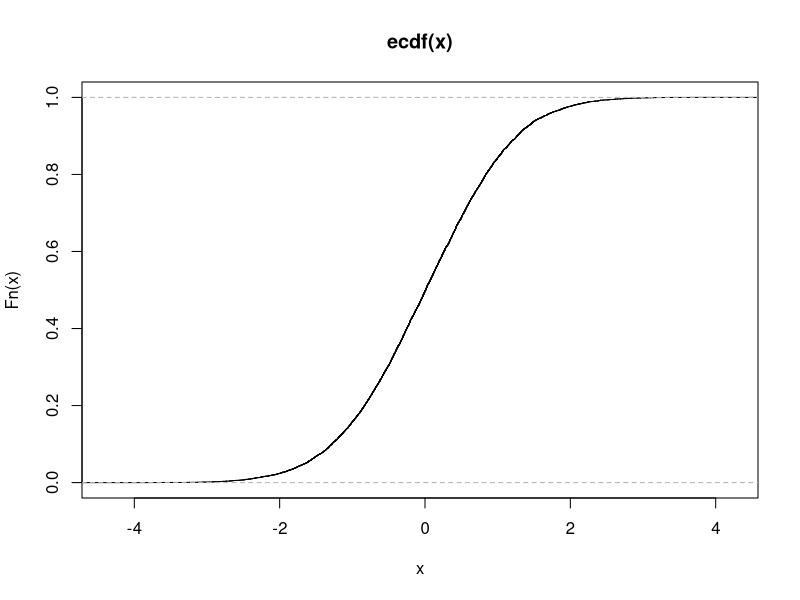
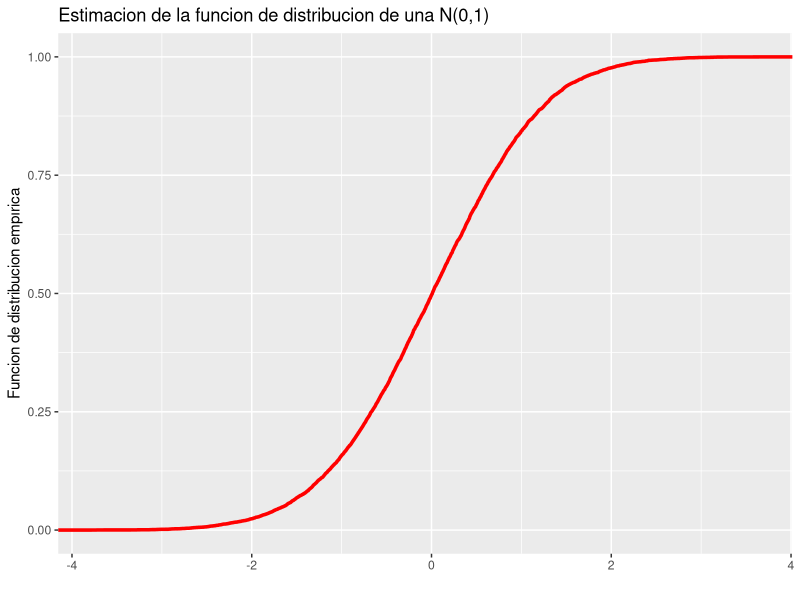
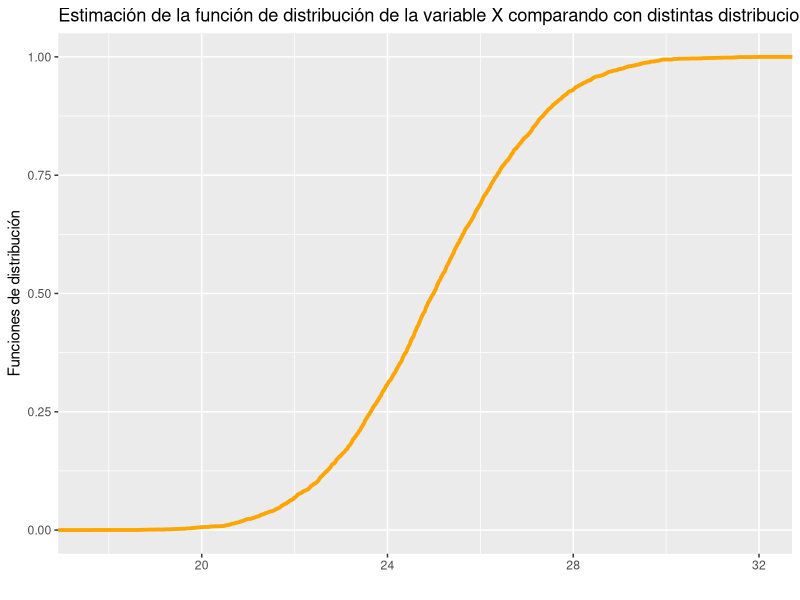
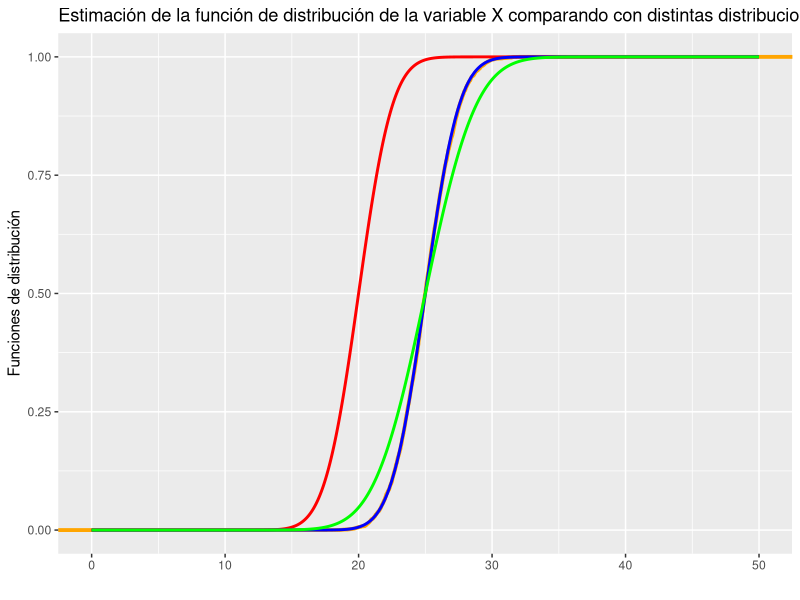

Write R code to recreate these figures, in order.
## ---- chunk 1
knitr::opts_chunk$set(echo = TRUE)
## ---- chunk 2
dnorm(0.3,0,1) 
## ---- chunk 3
pnorm(0.3,0,1) 
## ---- chunk 4
qnorm(0.25,0,1)
pnorm(qnorm(0.25,0,1),0,1)
## ---- chunk 5

dpois(10,6)
## ---- chunk 6
ppois(5,6)
## ---- chunk 7
qpois(0.1,6)
## ---- chunk 8
dexp(1,0.5)
## ---- chunk 9
pexp(2.5,0.5)
## ---- chunk 10
qexp(0.8,0.5)
## ---- chunk 11

runif(12,0,1)
matrix(runif(12,0,1),nrow=2) # anterior pero en matrix 2x6
## ---- chunk 12
x = rbinom(100,5,0.4)

p = c()

for (i in 0:5){
  p[i+1]=sum(x==i)/100
  } # prob de cada elemento

p

mean(x)
sd(x) # desviacion tipica
## ---- chunk 13
x = rnorm(10000,0,1) # normal de dist N(0,1) con 10000 valores

xcdf = ecdf(x) #funcion distribucion
plot(xcdf)

xcdf(0) 

library(ggplot2) #Instruccion para cargar el paquete ggplot 2
ggplot(data = NULL,aes(x))+
  stat_ecdf(col="red", size=1.2)+ # Instruccion para dibujar la ECDF
  labs(x ="", y="Funcion de distribucion empırica")+
  # Anadir etiquetas a los ejes
  ggtitle("Estimacion de la funcion de distribucion de una N(0,1)")
# Anadir un tıtulo al grafico

quantile(x,0.95) 
## ---- chunk 14
n = 100
k = c(1,2,3)
prob = c(0.2,0.5,0.3)
x = sample(k,n,prob,replace=TRUE)
## ---- chunk 15

n = 5000

x = replicate(n,{
  y=runif(50,0,10)
  sum(y)/10
})

## ---- chunk 16

mean(x)
sum(x>25 & x<=30)/n
## ---- chunk 17
  
library(ggplot2) #Instruccion para cargar el paquete ggplot 2

g1 = ggplot(data = NULL,aes(x))+stat_ecdf(col="orange", size=1.3)+ # Instruccion para dibujar la ECDF
  labs(x ="", y="Funciones de distribución")+  # Anadir etiquetas a los ejes
  ggtitle("Estimación de la función de distribución de la variable X comparando con distintas distribuciones normales")# Anadir un título al grafico

g1 

## ---- chunk 18
t = seq(0,50,0.01)

n20 = pnorm(t,20,2)
n252 = pnorm(t,25,2)
n253 = pnorm(t,25,3)



g2 = g1 + geom_line(aes(x=t,y=n20),col='red',size=1)
g3 = g2 + geom_line(aes(x=t,y=n252),col='blue',size=1)
g4 = g3 + geom_line(aes(x=t,y=n253),col='green',size=1) 
g4
